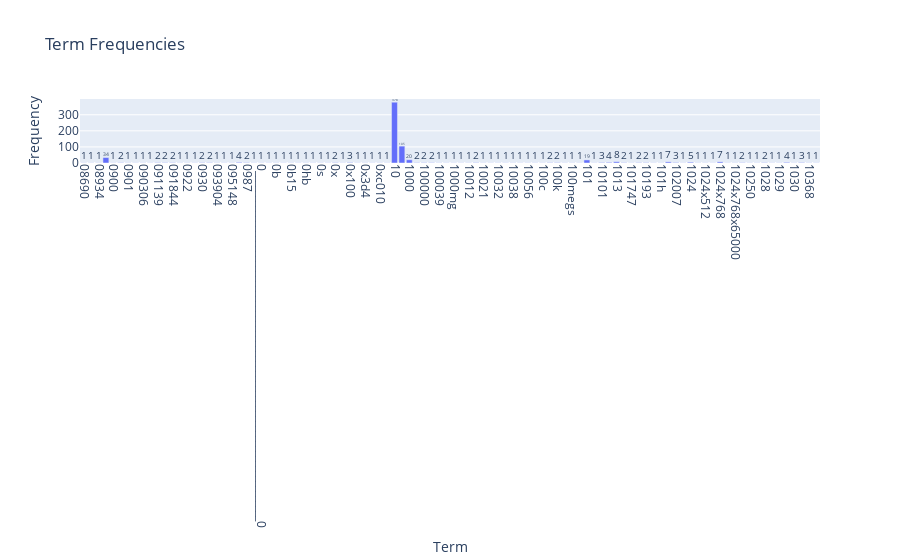

The cell this chart's notebook holds for it:
### Markdown cell above
#### ***Exercise 14 :***
The chart above only contains 300 vocabulary in the documents, and it's already computationally intensive to both compute and visualize. Can you efficiently reduce the number of terms you want to visualize as an exercise.

### Code cell
# Answer here
# Answer here
import plotly.express as px

# 將詞彙頻率和詞彙名稱創建為一個DataFrame
term_frequencies_df = pd.DataFrame({'Term': count_vect.get_feature_names_out()[200:300],
                                    'Frequency': term_frequencies[200:300]})

# 使用Plotly創建互動式條形圖
fig = px.bar(term_frequencies_df, x='Term', y='Frequency', text='Frequency',
             title='Term Frequencies', labels={'Term': 'Term', 'Frequency': 'Frequency'})

# 設定標籤角度以便更好地顯示
fig.update_xaxes(tickangle=90)

# 顯示互動式條形圖
fig.show()

### Figure 1 — Plotly figure (JSON) as saved in the notebook; plotly's stock layout.template omitted (floating-point values rounded to 4 significant figures)
{"data": [{"alignmentgroup": "True", "hovertemplate": "Term=%{x}<br>Frequency=%{text}<extra></extra>", "legendgroup": "", "marker": {"color": "#636efa", "pattern": {"shape": ""}}, "name": "", "offsetgroup": "", "orientation": "v", "showlegend": false, "text": [1, 1, 1, 34, 1, 2, 1, 1, 1, 1, 2, 2, 2, 1, 1, 1, 2, 2, 1, 1, 1, 4, 2, 1, 1, 1, 1, 1, 1, 1, 1, 1, 1, 1, 2, 1, 3, 1, 1, 1, 1, 1, 378, 105, 20, 2, 2, 2, 1, 1, 1, 1, 1, 2, 1, 1, 1, 1, 1, 1, 1, 1, 1, 2, 2, 1, 1, 1, 19, 1, 3, 4, 8, 2, 1, 2, 2, 1, 1, 7, 3, 1, 5, 1, 1, 1, 7, 1, 1, 2, 1, 1, 2, 1, 1, 4, 1, 3, 1, 1], "textposition": "auto", "type": "bar", "x": ["08690", "08786", "08934", "09", "0900", "090030", "0901", "0903", "090306", "0908", "091139", "091258", "091844", "092051", "0922", "0926", "0930", "093300", "093904", "0943", "095148", "095220", "0987", "0_", "0______________________________________________________________________0", "0a", "0b", "0b10", "0b15", "0e9", "0hb", "0l7", "0s", "0u1", "0x", "0x00", "0x100", "0x1f", "0x3d4", "0x8", "0xc010", "0xc018", "10", "100", "1000", "10000", "100000", "100015", "100039", "100042", "1000mg", "1001", "10012", "10016", "10021", "1003", "10032", "10036", "10038", "1005", "10056", "1007", "100c", "100grams", "100k", "100lez", "100megs", "100mg", "101", "1010", "10101", "101010", "1013", "1015", "101747", "10179", "10193", "10196", "101h", "102", "102007", "1023", "1024", "1024x1024", "1024x512", "1024x728", "1024x768", "1024x768x24", "1024x768x65000", "1024x786x24", "10250", "1027", "1028", "102810", "1029", "103", "1030", "103237", "10368", "1039"], "xaxis": "x", "y": [1, 1, 1, 34, 1, 2, 1, 1, 1, 1, 2, 2, 2, 1, 1, 1, 2, 2, 1, 1, 1, 4, 2, 1, 1, 1, 1, 1, 1, 1, 1, 1, 1, 1, 2, 1, 3, 1, 1, 1, 1, 1, 378, 105, 20, 2, 2, 2, 1, 1, 1, 1, 1, 2, 1, 1, 1, 1, 1, 1, 1, 1, 1, 2, 2, 1, 1, 1, 19, 1, 3, 4, 8, 2, 1, 2, 2, 1, 1, 7, 3, 1, 5, 1, 1, 1, 7, 1, 1, 2, 1, 1, 2, 1, 1, 4, 1, 3, 1, 1], "yaxis": "y"}], "layout": {"barmode": "relative", "legend": {"tracegroupgap": 0}, "title": {"text": "Term Frequencies"}, "xaxis": {"anchor": "y", "domain": [0, 1], "tickangle": 90, "title": {"text": "Term"}}, "yaxis": {"anchor": "x", "domain": [0, 1], "title": {"text": "Frequency"}}}}
